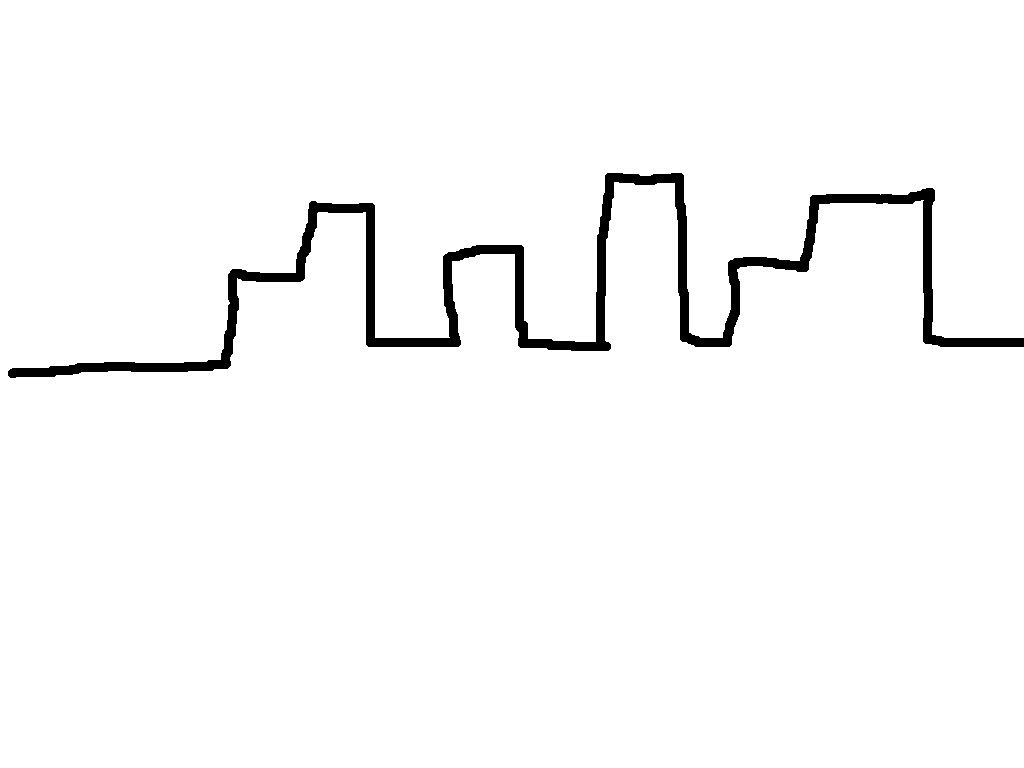
#> input picture Morfologia/images/ktGvQ.png, 1024 x 768 px
$ python morfologia_skel_p1.py
#> lines starting #> are read from the running program, lines starting #| are printed output that depends on the picture; after the words box and inside, x2 and y2 are one past the last pixel; in counts of white or black regions, pixels touching at a corner belong together
import cv2
import numpy as np

img = cv2.imread('images/ktGvQ.png',0) #T-Rex_1_grande.jpg',0)
#> img: shape (768, 1024); values 0 (black) and 223 (white), 97.6% white; 1 black region, box (x1, y1, x2, y2) and area: (8, 173, 1024, 378) 19254
 #Celtis_occidentalis_leaf.png',0) #leaf2.jpg',0) # Ginkgo_biloba_scanned_leaf.jpg',0)

size = np.size(img)
#> size = 786432
skel = np.zeros(img.shape,np.uint8)

ret,img = cv2.threshold(img,157,255,0)
element = cv2.getStructuringElement(cv2.MORPH_CROSS,(3,3))
done = False
cv2.imshow("Imagem original", img)
cv2.waitKey(0)

while( not done):
    eroded = cv2.erode(img, element)
    temp = cv2.dilate(eroded,element)
    temp = cv2.subtract(img, temp)
    skel = cv2.bitwise_or(skel,temp)
    img = eroded.copy() #(img, element)

    _, maxval, _, _ = cv2.minMaxLoc(img)
    done = (maxval == 0)
#> this loop made 519 passes
#> pass 1, `eroded = cv2.erode(img, element)`:
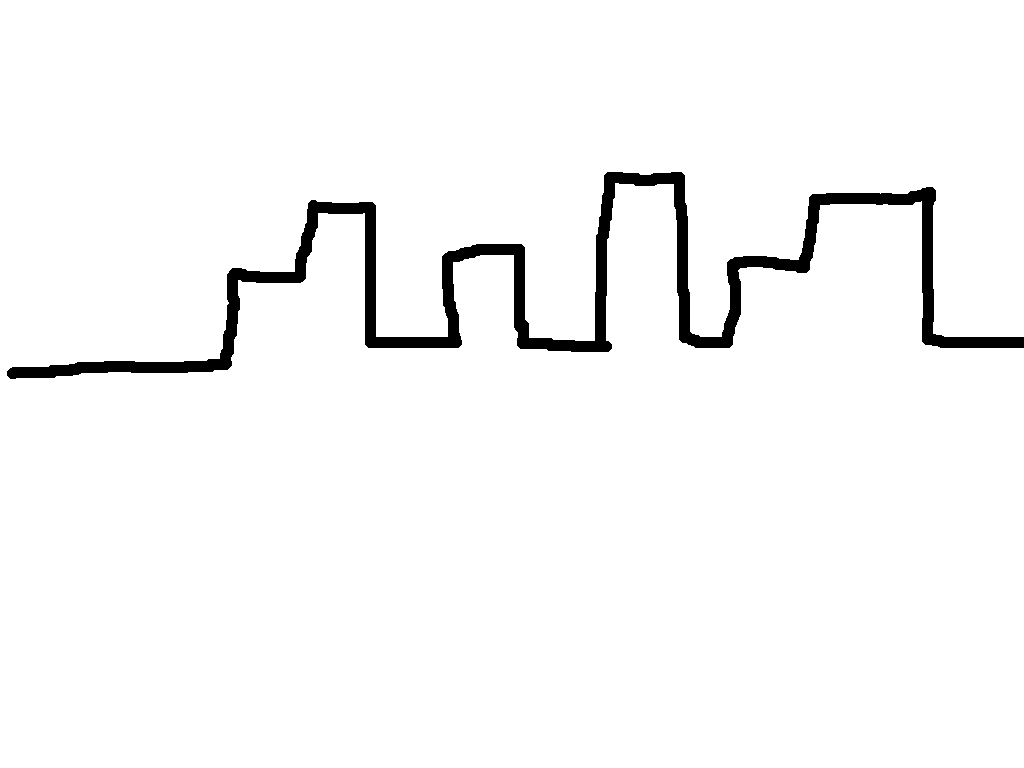
#> eroded: shape (768, 1024); 97% white; 1 black region, box (x1, y1, x2, y2) and area: (7, 172, 1024, 379) 23342
#> pass 1, `temp = cv2.subtract(img, temp)`:
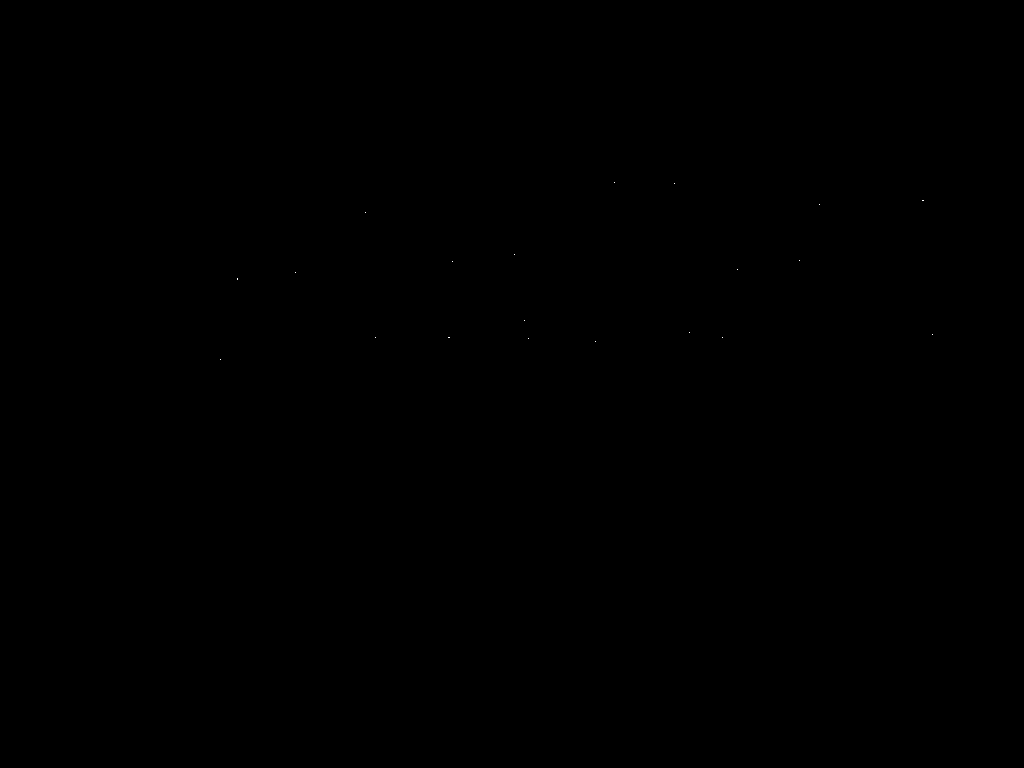
#> temp: shape (768, 1024); 0% white in thin lines or dots, all inside (x1, y1, x2, y2) = (220, 182, 933, 360)
#> pass 2, `eroded = cv2.erode(img, element)`:
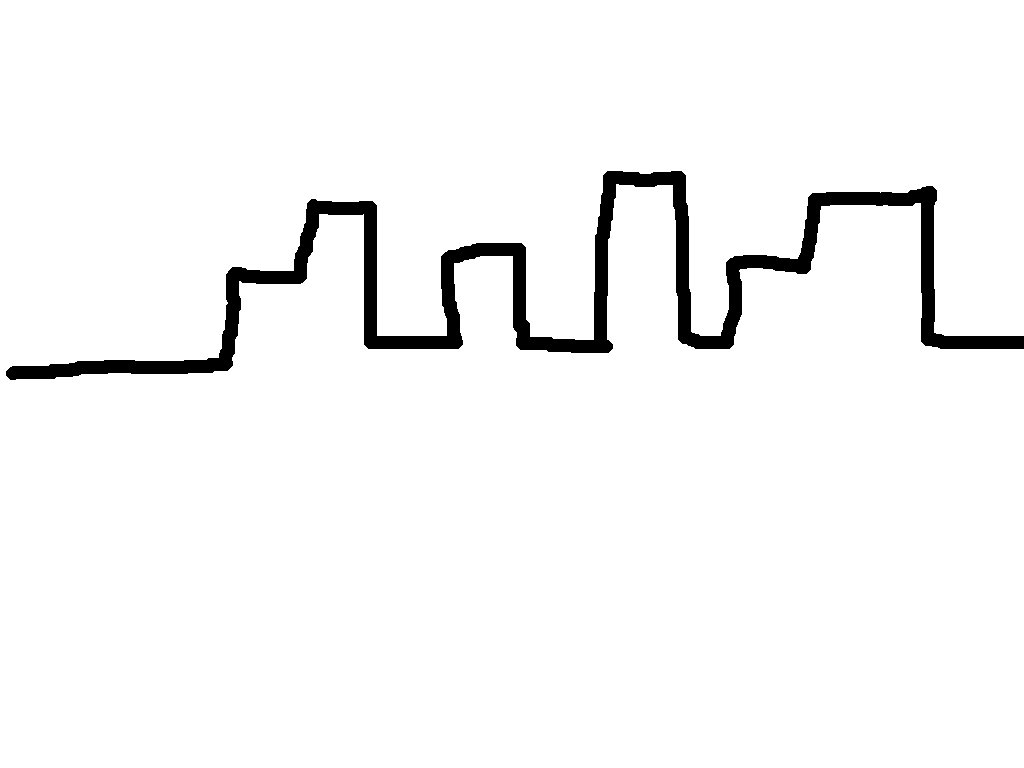
#> eroded: shape (768, 1024); 96.5% white; 1 black region, box (x1, y1, x2, y2) and area: (6, 171, 1024, 380) 27409
#> after the loop: eroded: shape (768, 1024); every value is 0
#> after the loop:
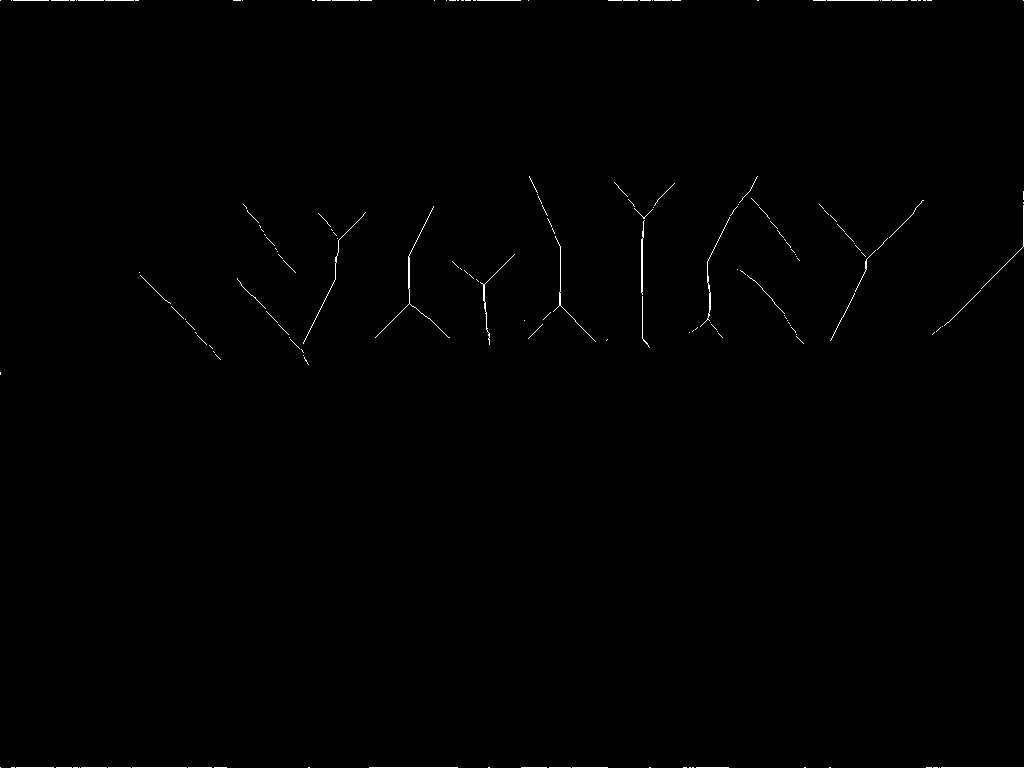
#> skel: shape (768, 1024); 0.36% white in thin lines or dots

cv2.imshow("skel",skel)
cv2.waitKey(0)
cv2.destroyAllWindows()
